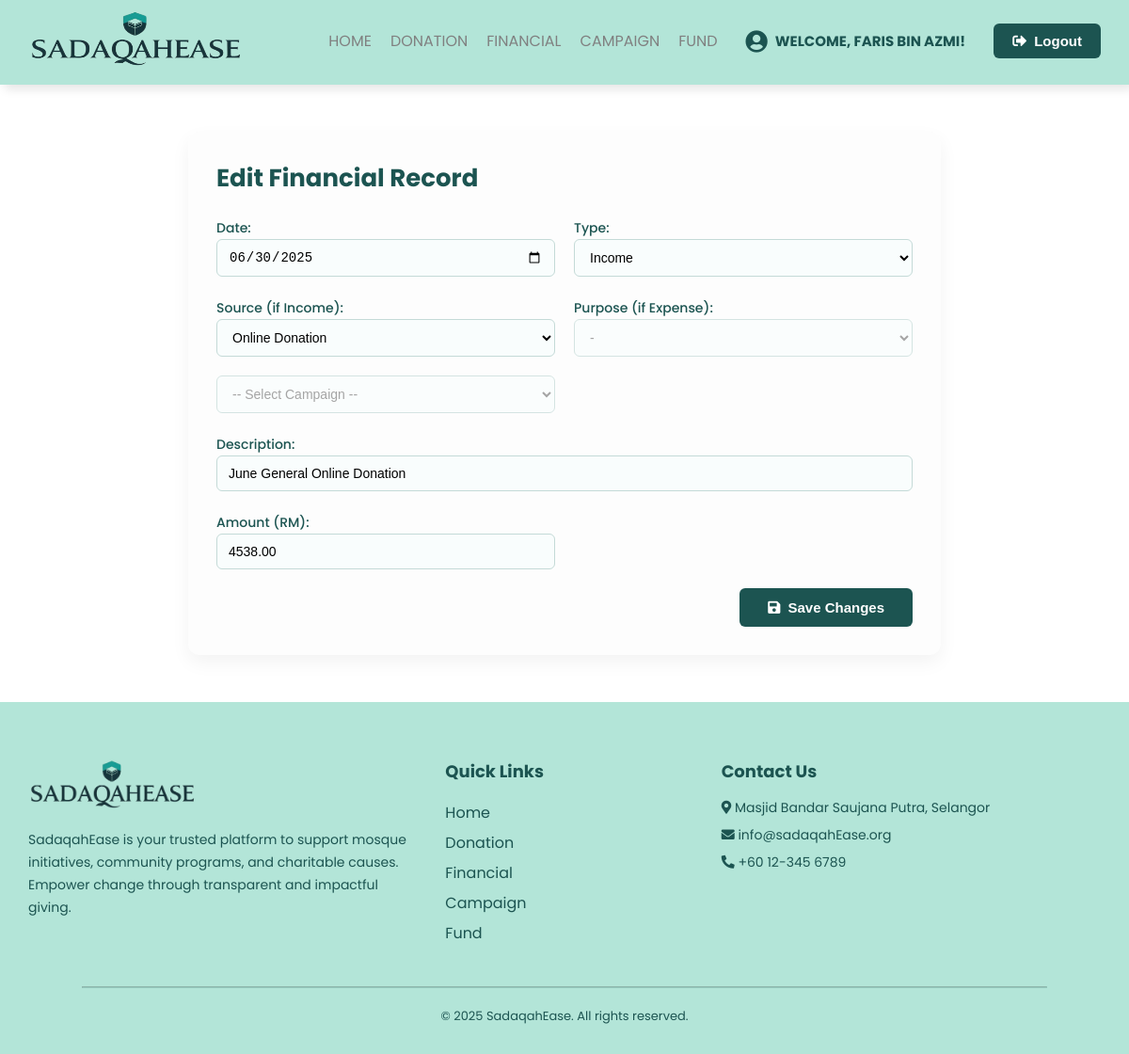
The app's page /treasurer/financial/edit/19/ (signed in) with its own data.
### SadaqahEase/models.py (models this page shows, shortened)
class Treasurer(models.Model):
    treasurerid = models.CharField(max_length=6, primary_key=True)
    name = models.CharField(max_length=100)
    email = models.EmailField()
    password = models.CharField(max_length=100)

class Financial(models.Model):
    FINANCIAL_TYPE_CHOICES = [
        ('Income', 'Income'),
        ('Expense', 'Expense'),
    ]
    SOURCE_CHOICES = [
        ('Online Donation', 'Online Donation'),
        ('Tabung (Physical Box)', 'Tabung (Physical Box)'),
        ('Campaign', 'Campaign'),
        ('Others', 'Others'),
    ]
    PURPOSE_CHOICES = [
        ('Asnaf Support', 'Asnaf Support'),
        ('Mosque Maintenance', 'Mosque Maintenance'),
        ('Utilities', 'Utilities'),
        ('Education Program', 'Education Program'),
        ('Community Event', 'Community Event'),
        ('Others', 'Others'),
    ]
    financialid = models.AutoField(primary_key=True)
    date = models.DateField()
    type = models.CharField(max_length=10, choices=FINANCIAL_TYPE_CHOICES)
    source = models.CharField(max_length=50, choices=SOURCE_CHOICES, blank=True, null=True)  # for Income
    purpose = models.CharField(max_length=50, choices=PURPOSE_CHOICES, blank=True, null=True)  # for Expense
    description = models.TextField(max_length=200)
    amount = models.DecimalField(max_digits=10, decimal_places=2)
    recorded_by = models.ForeignKey(Treasurer, on_delete=models.SET_NULL, null=True)
    campaign = models.ForeignKey(Campaign, on_delete=models.SET_NULL, null=True, blank=True)

### SadaqahEase/views.py (the view, shortened to what this page needs)
# urls.py: path('treasurer/financial/edit/<int:financialid>/', views.edit_financial, name='edit_financial'),
def edit_financial(request, financialid):
    treasurer_id = request.session.get('treasurer_id')
    treasurer = get_object_or_404(Treasurer, treasurerid=treasurer_id)
    financial = get_object_or_404(Financial, pk=financialid)
    campaigns = Campaign.objects.all()
    return render(request, 'editfinancial.html', {
        'financial': financial,
        'treasurer': treasurer,
        'campaigns': campaigns
    })

### SadaqahEase/templates/editfinancial.html (shortened to what this page needs)
{% load static %}
<!DOCTYPE html>
<html lang="en">
<head>
  <link rel="stylesheet" href="https://cdnjs.cloudflare.com/ajax/libs/font-awesome/5.14.0/css/all.min.css">
</head>
<body>
<header>
  <div class="content flex_space">
    <div class="logo">
      <img src="{% static 'Sadaqahlogo.png' %}" alt="SadaqahEase Logo">
    </div>
    <div class="navbar">
      <ul id="menulist">
<li><a href="{% url 'treasurer_mainpage' %}">Home</a></li>
        <li><a href="{% url 'record_donation_page' %}">Donation</a></li>
        <li><a href="{% url 'financial_page' %}">Financial</a></li>
        <li><a href="{% url 'manage_campaigns' %}">Campaign</a></li>
        <li><a href="{% url 'allocate_fund_page' %}">Fund</a></li>
        <li>
          <div class="welcome-message">
            <i class="fas fa-user-circle"></i>
            Welcome, {{ treasurer.name }}!
          </div>
        </li>
        <li>
          <form method="post" action="{% url 'logout' %}">
            <button type="submit" class="primary_btn">
              <i class="fas fa-sign-out-alt"></i> Logout
            </button>
          </form>
        </li>
      </ul>
    </div>
  </div>
</header>
<div class="edit-container">
  <h1>Edit Financial Record</h1>
  <form method="post" id="editFinancialForm" class="edit-form">
    <div>
      <label>Date:</label>
      <input type="date" name="date" value="{{ financial.date|date:'Y-m-d' }}" required>
    </div>
    <div>
      <label>Type:</label>
      <select name="type" id="typeField" required>
        <option value="Income" {% if financial.type == 'Income' %}selected{% endif %}>Income</option>
      </select>
    </div>
    <div>
      <label>Source (if Income):</label>
      <select name="source" id="sourceField">
        <option value="Online Donation" {% if financial.source == 'Online Donation' %}selected{% endif %}>Online Donation</option>
      </select>
    </div>
    <div>
      <label>Purpose (if Expense):</label>
      <select name="purpose" id="purposeField">
  <option value="">-</option>
</select>
    </div>
<select name="campaign_id" id="campaignDropdown" {% if financial.purpose != 'Campaign' %}disabled{% endif %}>
  <option value="">-- Select Campaign --</option>
</select>
    <div class="full-width">
      <label>Description:</label>
      <input type="text" name="description" value="{{ financial.description }}" required>
    </div>
    <div>
      <label>Amount (RM):</label>
      <input type="number" step="0.01" name="amount" value="{{ financial.amount }}" required>
    </div>
    <div class="submit-container">
      <button type="submit" class="primary_btn"><i class="fas fa-save"></i> Save Changes</button>
    </div>
  </form>
</div>
<footer  id="contact-section" style="background: rgb(179, 229, 216); color: #1c5451; padding: 60px 30px 30px;">
  <div style="display: flex; flex-wrap: wrap; justify-content: space-between; align-items: flex-start; gap: 40px; max-width: 1200px; margin: auto;">
    <div style="flex: 1 1 300px;">
      <img src="{% static 'Sadaqahlogo.png' %}" alt="SadaqahEase Logo" style="width: 180px; margin-bottom: 15px;">
      <p style="line-height: 1.7; font-size: 14px; color: #1c5451;">
        SadaqahEase is your trusted platform to support mosque initiatives, community programs, and charitable causes.
        Empower change through transparent and impactful giving.
      </p>
    </div>
    <div style="flex: 1 1 150px;">
      <h3 style="margin-bottom: 15px; font-size: 18px; color: #1c5451;">Quick Links</h3>
      <ul style="list-style: none; padding: 0; line-height: 2;">
        <li><a href="{% url 'treasurer_mainpage' %}"style="color: #1c5451; text-decoration: none;">Home</a></li>
        <li><a href="{% url 'record_donation_page' %}"style="color: #1c5451; text-decoration: none;">Donation</a></li>
        <li><a href="{% url 'financial_page' %}"style="color: #1c5451; text-decoration: none;">Financial</a></li>
        <li><a href="{% url 'manage_campaigns' %}"style="color: #1c5451; text-decoration: none;">Campaign</a></li>
        <li><a href="{% url 'allocate_fund_page' %}"style="color: #1c5451; text-decoration: none;">Fund</a></li>
      </ul>
    </div>
    <div style="flex: 1 1 300px;">
      <h3 style="margin-bottom: 15px; font-size: 18px; color: #1c5451;">Contact Us</h3>
      <p style="font-size: 14px; margin-bottom: 8px;"><i class="fas fa-map-marker-alt"></i> Masjid Bandar Saujana Putra, Selangor</p>
      <p style="font-size: 14px; margin-bottom: 8px;"><i class="fas fa-envelope"></i> info@sadaqahEase.org</p>
      <p style="font-size: 14px;"><i class="fas fa-phone-alt"></i> +60 12-345 6789</p>
    </div>
  </div>
  <hr style="margin: 40px auto 20px; border-color: rgba(28, 84, 81, 0.2); width: 90%;">
  <p style="text-align: center; font-size: 13px; color: #1c5451;">&copy; 2025 SadaqahEase. All rights reserved.</p>
</footer>
</body>
</html>

### SadaqahEase/templates/editfinancial.html (style rules this page uses)
* { padding: 0; margin: 0; box-sizing: border-box; }
body { font-family: "Poppins", sans-serif; background-color: #fff; }
header a { text-decoration: none; }
li { list-style: none; }
.flex_space { display: flex; justify-content: space-between; align-items: center; }
button { border: none; background: none; transition: 0.5s; cursor: pointer; }
.primary_btn { padding: 10px 20px; background: #1c5451; font-weight: bold; color: white; border-radius: 6px; display: flex; align-items: center; justify-content: center; font-size: 15px; gap: 8px; }
.welcome-message { display: flex; align-items: center; gap: 8px; color: #1c5451; font-weight: bold; font-size: 15px; padding: 10px; }
.welcome-message i { font-size: 24px; transition: transform 0.3s ease, color 0.3s ease; }
header { height: 90px; padding: 0 20px; position: sticky; top: 0; z-index: 1000; background: rgb(179, 229, 216); box-shadow: 5px 5px 10px rgba(0, 0, 0, 0.1); }
header img { padding: 10px; width: 250px; height: 80px; }
header ul { display: flex; align-items: center; }
header ul li { margin: 0 10px; text-transform: uppercase; }
header ul li a { color: grey; transition: 0.3s; }
.edit-container { max-width: 800px; margin: 50px auto; background: #fdfdfd; padding: 30px; border-radius: 12px; box-shadow: 0 8px 20px rgba(0, 0, 0, 0.05); }
.edit-container h1 { font-size: 26px; color: #1c5451; margin-bottom: 20px; }
.edit-form { display: grid; gap: 20px; grid-template-columns: repeat(auto-fit, minmax(240px, 1fr)); }
.edit-form label { font-weight: 500; margin-bottom: 6px; color: #1c5451; font-size: 14px; }
.edit-form input, .edit-form select { width: 100%; padding: 10px 12px; font-size: 14px; border: 1px solid #c4dad7; border-radius: 6px; background-color: #f9fdfd; transition: border 0.3s ease; }
.edit-form .full-width { grid-column: span 2; }
.edit-form .submit-container { grid-column: span 2; display: flex; justify-content: flex-end; }
.edit-form .primary_btn { padding: 12px 30px; background: #1c5451; font-weight: bold; color: white; border-radius: 6px; font-size: 15px; transition: background-color 0.3s ease, transform 0.2s ease; }

### records on screen
Treasurer: name "FARIS BIN AZMI"
Financial: date "06/30/2025", type "Income", source "Online Donation", description "June General Online Donation", amount "4538.00"
